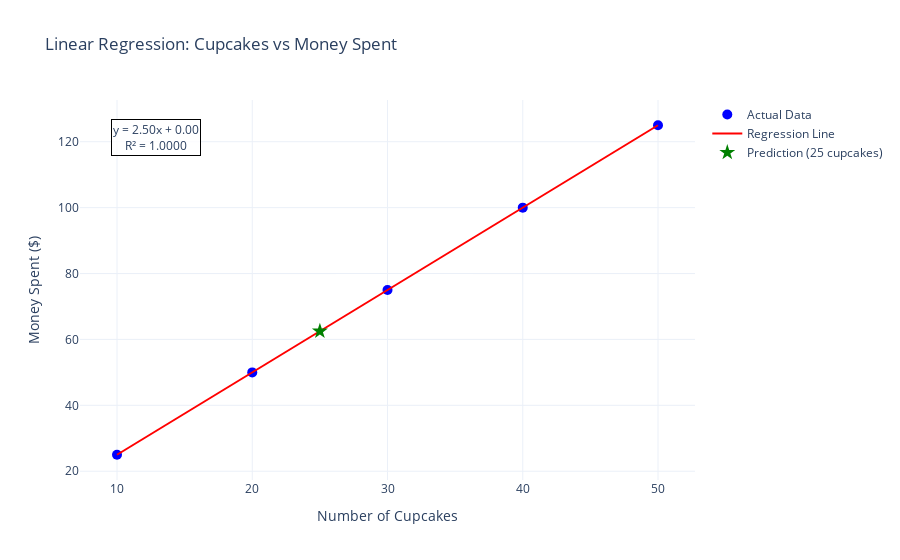

Notebook source saved alongside this figure:
### Code cell
import numpy as np
import plotly.graph_objects as go
from sklearn.linear_model import LinearRegression

# Sample data
num_cupcakes = [10, 20, 30, 40, 50]
money_spent = [25, 50, 75, 100, 125]

# Create the linear regression model
x = np.array(num_cupcakes).reshape(-1, 1)
y = np.array(money_spent)
model = LinearRegression()

# Fit the model
model.fit(x, y)

# Predict the money made for 25 cupcakes sold
new_num_cupcakes = np.array([[25]])
predicted_money = model.predict(new_num_cupcakes)
print(f'Predicted money for 25 cupcakes sold: ${predicted_money[0]:.2f}')

# Create data points for the regression line
x_line = np.linspace(min(num_cupcakes), max(num_cupcakes), 100).reshape(-1, 1)
y_line = model.predict(x_line)

# Create the plot
fig = go.Figure()

# Add scatter plot for original data points
fig.add_trace(go.Scatter(
    x=num_cupcakes,
    y=money_spent,
    mode='markers',
    name='Actual Data',
    marker=dict(size=10, color='blue'),
    hovertemplate='Cupcakes: %{x}<br>Money: $%{y}<extra></extra>'
))

# Add regression line
fig.add_trace(go.Scatter(
    x=x_line.flatten(),
    y=y_line,
    mode='lines',
    name='Regression Line',
    line=dict(color='red', width=2),
    hovertemplate='Cupcakes: %{x}<br>Predicted Money: $%{y:.2f}<extra></extra>'
))

# Add prediction point for 25 cupcakes
fig.add_trace(go.Scatter(
    x=[25],
    y=[predicted_money[0]],
    mode='markers',
    name='Prediction (25 cupcakes)',
    marker=dict(size=12, color='green', symbol='star'),
    hovertemplate='Cupcakes: %{x}<br>Predicted Money: $%{y:.2f}<extra></extra>'
))

# Update layout
fig.update_layout(
    title='Linear Regression: Cupcakes vs Money Spent',
    xaxis_title='Number of Cupcakes',
    yaxis_title='Money Spent ($)',
    hovermode='closest',
    showlegend=True,
    template='plotly_white'
)

# Add equation as annotation
slope = model.coef_[0]
intercept = model.intercept_
r_squared = model.score(x, y)

fig.add_annotation(
    text=f'y = {slope:.2f}x + {intercept:.2f}<br>R² = {r_squared:.4f}',
    xref="paper", yref="paper",
    x=0.05, y=0.95,
    showarrow=False,
    font=dict(size=12),
    bgcolor="rgba(255,255,255,0.8)",
    bordercolor="black",
    borderwidth=1
)

# Show the plot
fig.show()

# Print model details
print(f'Slope (coefficient): {slope:.2f}')
print(f'Y-intercept: {intercept:.2f}')
print(f'R-squared: {r_squared:.4f}')
print(f'Equation: y = {slope:.2f}x + {intercept:.2f}')

### Figure 1 — Plotly figure (JSON) as saved in the notebook; plotly's stock layout.template omitted (floating-point values rounded to 4 significant figures)
{"data": [{"hovertemplate": "Cupcakes: %{x}<br>Money: $%{y}<extra></extra>", "marker": {"color": "blue", "size": 10}, "mode": "markers", "name": "Actual Data", "type": "scatter", "x": [10, 20, 30, 40, 50], "y": [25, 50, 75, 100, 125]}, {"hovertemplate": "Cupcakes: %{x}<br>Predicted Money: $%{y:.2f}<extra></extra>", "line": {"color": "red", "width": 2}, "mode": "lines", "name": "Regression Line", "type": "scatter", "x": [10, 10.4, 10.81, 11.21, 11.62, 12.02, 12.42, 12.83, 13.23, 13.64, 14.04, 14.44, 14.85, 15.25, 15.66, 16.06, 16.46, 16.87, 17.27, 17.68, 18.08, 18.48, 18.89, 19.29, 19.7, 20.1, 20.51, 20.91, 21.31, 21.72, 22.12, 22.53, 22.93, 23.33, 23.74, 24.14, 24.55, 24.95, 25.35, 25.76, 26.16, 26.57, 26.97, 27.37, 27.78, 28.18, 28.59, 28.99, 29.39, 29.8, 30.2, 30.61, 31.01, 31.41, 31.82, 32.22, 32.63, 33.03, 33.43, 33.84, 34.24, 34.65, 35.05, 35.45, 35.86, 36.26, 36.67, 37.07, 37.47, 37.88, 38.28, 38.69, 39.09, 39.49, 39.9, 40.3, 40.71, 41.11, 41.52, 41.92, 42.32, 42.73, 43.13, 43.54, 43.94, 44.34, 44.75, 45.15, 45.56, 45.96, 46.36, 46.77, 47.17, 47.58, 47.98, 48.38, 48.79, 49.19, 49.6, 50], "y": [25.0, 26.01, 27.02, 28.03, 29.04, 30.05, 31.06, 32.07, 33.08, 34.09, 35.1, 36.11, 37.12, 38.13, 39.14, 40.15, 41.16, 42.17, 43.18, 44.19, 45.2, 46.21, 47.22, 48.23, 49.24, 50.25, 51.26, 52.27, 53.28, 54.29, 55.3, 56.31, 57.32, 58.33, 59.34, 60.35, 61.36, 62.37, 63.38, 64.39, 65.4, 66.41, 67.42, 68.43, 69.44, 70.45, 71.46, 72.47, 73.48, 74.49, 75.51, 76.52, 77.53, 78.54, 79.55, 80.56, 81.57, 82.58, 83.59, 84.6, 85.61, 86.62, 87.63, 88.64, 89.65, 90.66, 91.67, 92.68, 93.69, 94.7, 95.71, 96.72, 97.73, 98.74, 99.75, 100.8, 101.8, 102.8, 103.8, 104.8, 105.8, 106.8, 107.8, 108.8, 109.8, 110.9, 111.9, 112.9, 113.9, 114.9, 115.9, 116.9, 117.9, 118.9, 119.9, 121.0, 122.0, 123.0, 124.0, 125.0]}, {"hovertemplate": "Cupcakes: %{x}<br>Predicted Money: $%{y:.2f}<extra></extra>", "marker": {"color": "green", "size": 12, "symbol": "star"}, "mode": "markers", "name": "Prediction (25 cupcakes)", "type": "scatter", "x": [25], "y": [62.5]}], "layout": {"annotations": [{"bgcolor": "rgba(255,255,255,0.8)", "bordercolor": "black", "borderwidth": 1, "font": {"size": 12}, "showarrow": false, "text": "y = 2.50x + 0.00<br>R² = 1.0000", "x": 0.05, "xref": "paper", "y": 0.95, "yref": "paper"}], "hovermode": "closest", "showlegend": true, "title": {"text": "Linear Regression: Cupcakes vs Money Spent"}, "xaxis": {"title": {"text": "Number of Cupcakes"}}, "yaxis": {"title": {"text": "Money Spent ($)"}}}}
